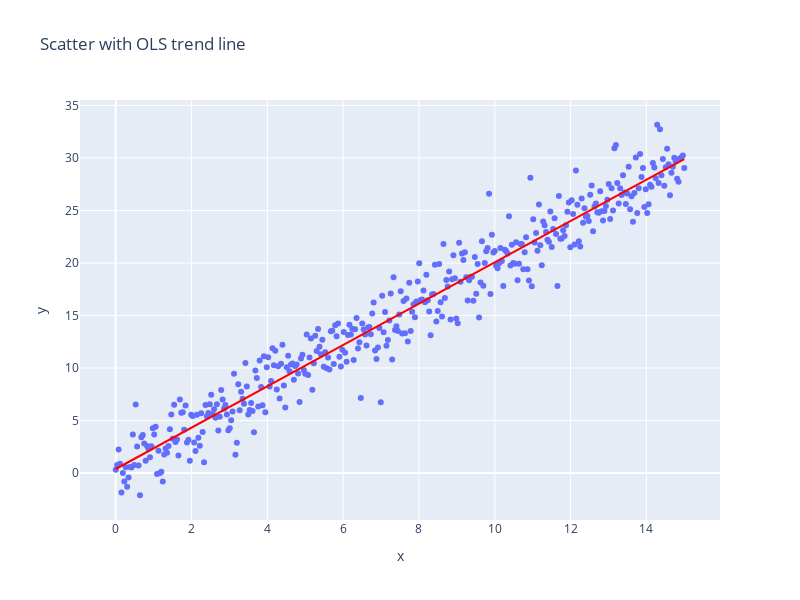

The code cell stored with this chart in its notebook:
### Markdown cell above
2.  Diagnose the linearity assumption with a scatter plot between the two variables

### Code cell
fig = px.scatter(df, x='x', y ='y', 
                 trendline_color_override="red",
                 trendline="ols", 
                 height=600, width=800,
                 title='Scatter with OLS trend line')
fig.show()

### Figure 1 — Plotly figure (JSON) as saved in the notebook; plotly's stock layout.template omitted (floating-point values rounded to 4 significant figures; data arrays with more than 128 entries replaced by an {"elided": "..."} marker saying what was removed)
{"data": [{"hovertemplate": "x=%{x}<br>y=%{y}<extra></extra>", "legendgroup": "", "marker": {"color": "#636efa", "symbol": "circle"}, "mode": "markers", "name": "", "orientation": "v", "showlegend": false, "type": "scatter", "x": {"elided": "400 float values"}, "xaxis": "x", "y": {"elided": "400 float values"}, "yaxis": "y"}, {"hovertemplate": "<b>OLS trendline</b><br>y = 1.96622 * x + 0.389831<br>R<sup>2</sup>=0.950671<br><br>x=%{x}<br>y=%{y} <b>(trend)</b><extra></extra>", "legendgroup": "", "line": {"color": "red"}, "marker": {"color": "#636efa", "symbol": "circle"}, "mode": "lines", "name": "", "showlegend": false, "type": "scatter", "x": {"elided": "400 float values"}, "xaxis": "x", "y": {"elided": "400 float values"}, "yaxis": "y"}], "layout": {"height": 600, "legend": {"tracegroupgap": 0}, "title": {"text": "Scatter with OLS trend line"}, "width": 800, "xaxis": {"anchor": "y", "domain": [0, 1], "title": {"text": "x"}}, "yaxis": {"anchor": "x", "domain": [0, 1], "title": {"text": "y"}}}}
